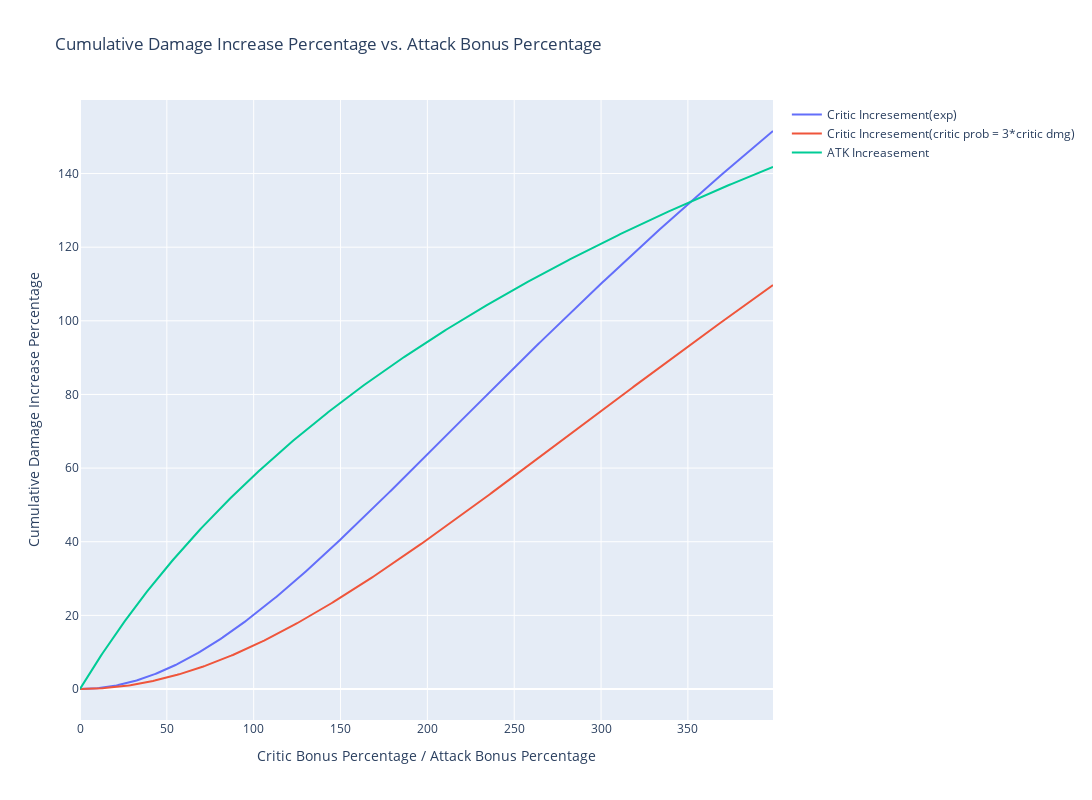

The cell this chart's notebook holds for it:
### Code cell
import numpy as np
import plotly.graph_objects as go

# Assume base attack is 1000
base_attack = 1000

# Crit bonus percentage, from 0% to 200%, step size is 1%
crit_bonus_percentage = np.arange(0, 4, 0.01)

# Attack score list
attack_scores = [280]

# Create a Plotly Figure object
fig = go.Figure()

# Plot the cumulative damage increase percentage curves for different attack scores
for attack_score in attack_scores:
    cumulative_damage_increase = []
    cumulative_increase = 0
    for crit_bonus in crit_bonus_percentage:
        # Calculate current crit score
        current_crit = crit_bonus

        # Calculate current total damage
        current_damage = (base_attack + attack_score) * (1 + 2 * (current_crit ** 2) / 9)

        # Calculate total damage at the previous crit bonus
        previous_crit = crit_bonus-0.01
        previous_damage = (base_attack + attack_score) * (1 + 2 * (previous_crit ** 2) / 9)

        # Calculate damage increase percentage
        damage_increase = (current_damage / previous_damage - 1) * 100
        cumulative_increase += damage_increase
        cumulative_damage_increase.append(cumulative_increase)
    fig.add_trace(go.Scatter(x=crit_bonus_percentage * 100, y=cumulative_damage_increase, mode='lines', name=f'Critic Incresement(exp)'))
#Set axis labels and title
fig.update_layout(
title="Cumulative Damage Increase Percentage vs. Crit Bonus Percentage",
xaxis_title="Crit Bonus Percentage",
yaxis_title="Cumulative Damage Increase Percentage"
)
# Assume base attack is 1000
base_attack = 1000

# Attack bonus percentage, from 0% to 200%, step size is 1%
attack_bonus_percentage = np.arange(0, 4, 0.01)
# Plot the cumulative damage increase percentage curves for different attack scores
for attack_score in attack_scores:
    cumulative_damage_increase = []
    cumulative_increase = 0
    for crit_bonus in crit_bonus_percentage:
        # Calculate current crit score
        current_crit = crit_bonus

        # Calculate current total damage
        current_damage =   calculate_damage(base_attack, attack_score, current_crit)

        # Calculate total damage at the previous crit bonus
        previous_crit = crit_bonus-0.01
        previous_damage = calculate_damage(base_attack, attack_score, previous_crit)

        # Calculate damage increase percentage
        damage_increase = (current_damage / previous_damage - 1) * 100
        cumulative_increase += damage_increase
        cumulative_damage_increase.append(cumulative_increase)
    fig.add_trace(go.Scatter(x=crit_bonus_percentage * 100, y=cumulative_damage_increase, mode='lines', name=f'Critic Incresement(critic prob = 3*critic dmg)'))
#Set axis labels and title
fig.update_layout(
title="Cumulative Damage Increase Percentage vs. Crit Bonus Percentage",
xaxis_title="Crit Bonus Percentage",
yaxis_title="Cumulative Damage Increase Percentage"
)
# Assume base attack is 1000
base_attack = 1000

# Attack bonus percentage, from 0% to 200%, step size is 1%
attack_bonus_percentage = np.arange(0, 4, 0.01)

# Crit score list
crit_scores = [280]


# Plot the cumulative damage increase percentage curves for different crit scores
for crit_score in crit_scores:
    cumulative_damage_increase = []
    cumulative_increase = 0
    for attack_bonus in attack_bonus_percentage:
        # Calculate current attack
        current_attack = base_attack * (1 + attack_bonus)

        # Calculate current total damage
        current_damage = (current_attack + crit_score) * (1 + 2 * (crit_score ** 2) / 9)

        # Calculate total damage at the previous attack bonus
        previous_attack = base_attack * (1 + max(attack_bonus - 0.01, 0))
        previous_damage = (previous_attack + crit_score) * (1 + 2 * (crit_score ** 2) / 9)

        # Calculate damage increase percentage
        damage_increase = (current_damage / previous_damage - 1) * 100
        cumulative_increase += damage_increase
        cumulative_damage_increase.append(cumulative_increase)

    fig.add_trace(go.Scatter(x=attack_bonus_percentage * 100, y=cumulative_damage_increase, mode='lines', name=f'ATK Increasement'))
fig.update_layout(
    autosize=False,
    width=1600,
    height=800,
)
# Set axis labels and title
fig.update_layout(
    title="Cumulative Damage Increase Percentage vs. Attack Bonus Percentage",
    xaxis_title="Critic Bonus Percentage / Attack Bonus Percentage",
    yaxis_title="Cumulative Damage Increase Percentage"
)

# Show the interactive plot
fig.show()

### Figure 1 — Plotly figure (JSON) as saved in the notebook; plotly's stock layout.template omitted (floating-point values rounded to 4 significant figures; data arrays with more than 128 entries replaced by an {"elided": "..."} marker saying what was removed)
{"data": [{"mode": "lines", "name": "Critic Incresement(exp)", "type": "scatter", "x": {"elided": "400 float values"}, "y": {"elided": "400 float values"}}, {"mode": "lines", "name": "Critic Incresement(critic prob = 3*critic dmg)", "type": "scatter", "x": {"elided": "400 float values"}, "y": {"elided": "400 float values"}}, {"mode": "lines", "name": "ATK Increasement", "type": "scatter", "x": {"elided": "400 float values"}, "y": {"elided": "400 float values"}}], "layout": {"autosize": false, "height": 800, "title": {"text": "Cumulative Damage Increase Percentage vs. Attack Bonus Percentage"}, "width": 1600, "xaxis": {"title": {"text": "Critic Bonus Percentage / Attack Bonus Percentage"}}, "yaxis": {"title": {"text": "Cumulative Damage Increase Percentage"}}}}
